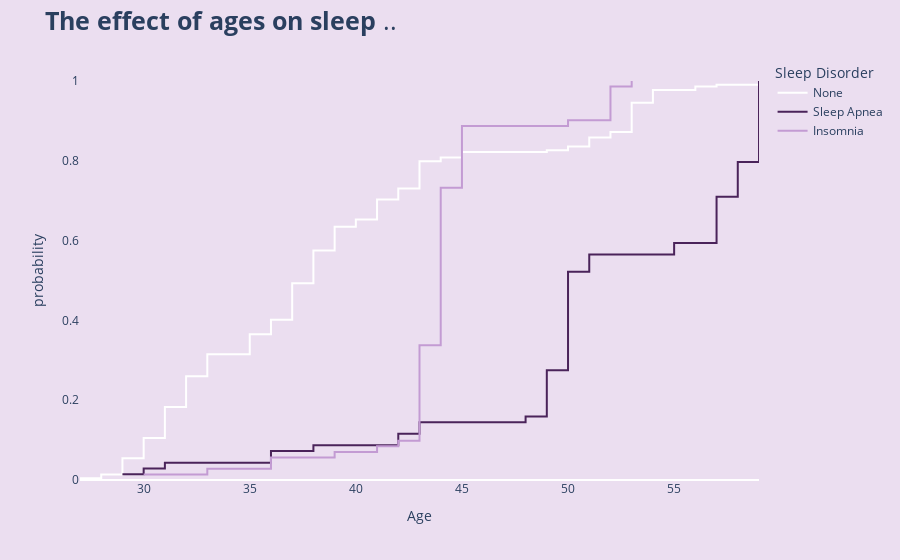

The cell this chart's notebook holds for it:
### Code cell
fig=px.ecdf(sleep_data,x='Age',
            color='Sleep Disorder',
            color_discrete_sequence=['white','#4A235A','#C39BD3'])


fig.update_layout(title='<b>The effect of ages on sleep </b>..',
                 title_font={'size':25},
                 paper_bgcolor='#EBDEF0',
                 plot_bgcolor='#EBDEF0')


fig.update_xaxes(showgrid=False)
fig.update_yaxes(showgrid=False)
fig.show()

### Figure 1 — Plotly figure (JSON) as saved in the notebook; plotly's stock layout.template omitted (floating-point values rounded to 4 significant figures; data arrays with more than 128 entries replaced by an {"elided": "..."} marker saying what was removed)
{"data": [{"hovertemplate": "Sleep Disorder=None<br>Age=%{x}<br>probability=%{y}<extra></extra>", "legendgroup": "None", "line": {"dash": "solid", "shape": "hv"}, "marker": {"color": "white", "symbol": "circle"}, "mode": "lines", "name": "None", "orientation": "v", "showlegend": true, "type": "scatter", "x": {"elided": "219 int values"}, "xaxis": "x", "y": {"elided": "219 float values"}, "yaxis": "y"}, {"hovertemplate": "Sleep Disorder=Sleep Apnea<br>Age=%{x}<br>probability=%{y}<extra></extra>", "legendgroup": "Sleep Apnea", "line": {"dash": "solid", "shape": "hv"}, "marker": {"color": "#4A235A", "symbol": "circle"}, "mode": "lines", "name": "Sleep Apnea", "orientation": "v", "showlegend": true, "type": "scatter", "x": [29, 30, 31, 36, 36, 38, 42, 42, 43, 43, 48, 49, 49, 49, 49, 49, 49, 49, 49, 50, 50, 50, 50, 50, 50, 50, 50, 50, 50, 50, 50, 50, 50, 50, 50, 50, 51, 51, 51, 55, 55, 57, 57, 57, 57, 57, 57, 57, 57, 58, 58, 58, 58, 58, 58, 59, 59, 59, 59, 59, 59, 59, 59, 59, 59, 59, 59, 59, 59], "xaxis": "x", "y": [0.01449, 0.02899, 0.04348, 0.05797, 0.07246, 0.08696, 0.1014, 0.1159, 0.1304, 0.1449, 0.1594, 0.1739, 0.1884, 0.2029, 0.2174, 0.2319, 0.2464, 0.2609, 0.2754, 0.2899, 0.3043, 0.3188, 0.3333, 0.3478, 0.3623, 0.3768, 0.3913, 0.4058, 0.4203, 0.4348, 0.4493, 0.4638, 0.4783, 0.4928, 0.5072, 0.5217, 0.5362, 0.5507, 0.5652, 0.5797, 0.5942, 0.6087, 0.6232, 0.6377, 0.6522, 0.6667, 0.6812, 0.6957, 0.7101, 0.7246, 0.7391, 0.7536, 0.7681, 0.7826, 0.7971, 0.8116, 0.8261, 0.8406, 0.8551, 0.8696, 0.8841, 0.8986, 0.913, 0.9275, 0.942, 0.9565, 0.971, 0.9855, 1], "yaxis": "y"}, {"hovertemplate": "Sleep Disorder=Insomnia<br>Age=%{x}<br>probability=%{y}<extra></extra>", "legendgroup": "Insomnia", "line": {"dash": "solid", "shape": "hv"}, "marker": {"color": "#C39BD3", "symbol": "circle"}, "mode": "lines", "name": "Insomnia", "orientation": "v", "showlegend": true, "type": "scatter", "x": [30, 33, 36, 36, 39, 41, 42, 43, 43, 43, 43, 43, 43, 43, 43, 43, 43, 43, 43, 43, 43, 43, 43, 43, 44, 44, 44, 44, 44, 44, 44, 44, 44, 44, 44, 44, 44, 44, 44, 44, 44, 44, 44, 44, 44, 44, 44, 44, 44, 44, 44, 44, 45, 45, 45, 45, 45, 45, 45, 45, 45, 45, 45, 50, 52, 52, 52, 52, 52, 52, 53], "xaxis": "x", "y": [0.01408, 0.02817, 0.04225, 0.05634, 0.07042, 0.08451, 0.09859, 0.1127, 0.1268, 0.1408, 0.1549, 0.169, 0.1831, 0.1972, 0.2113, 0.2254, 0.2394, 0.2535, 0.2676, 0.2817, 0.2958, 0.3099, 0.3239, 0.338, 0.3521, 0.3662, 0.3803, 0.3944, 0.4085, 0.4225, 0.4366, 0.4507, 0.4648, 0.4789, 0.493, 0.507, 0.5211, 0.5352, 0.5493, 0.5634, 0.5775, 0.5915, 0.6056, 0.6197, 0.6338, 0.6479, 0.662, 0.6761, 0.6901, 0.7042, 0.7183, 0.7324, 0.7465, 0.7606, 0.7746, 0.7887, 0.8028, 0.8169, 0.831, 0.8451, 0.8592, 0.8732, 0.8873, 0.9014, 0.9155, 0.9296, 0.9437, 0.9577, 0.9718, 0.9859, 1], "yaxis": "y"}], "layout": {"legend": {"title": {"text": "Sleep Disorder"}, "tracegroupgap": 0}, "margin": {"t": 60}, "paper_bgcolor": "#EBDEF0", "plot_bgcolor": "#EBDEF0", "title": {"font": {"size": 25}, "text": "<b>The effect of ages on sleep </b>.."}, "xaxis": {"anchor": "y", "domain": [0, 1], "showgrid": false, "title": {"text": "Age"}}, "yaxis": {"anchor": "x", "domain": [0, 1], "rangemode": "tozero", "showgrid": false, "title": {"text": "probability"}}}}
